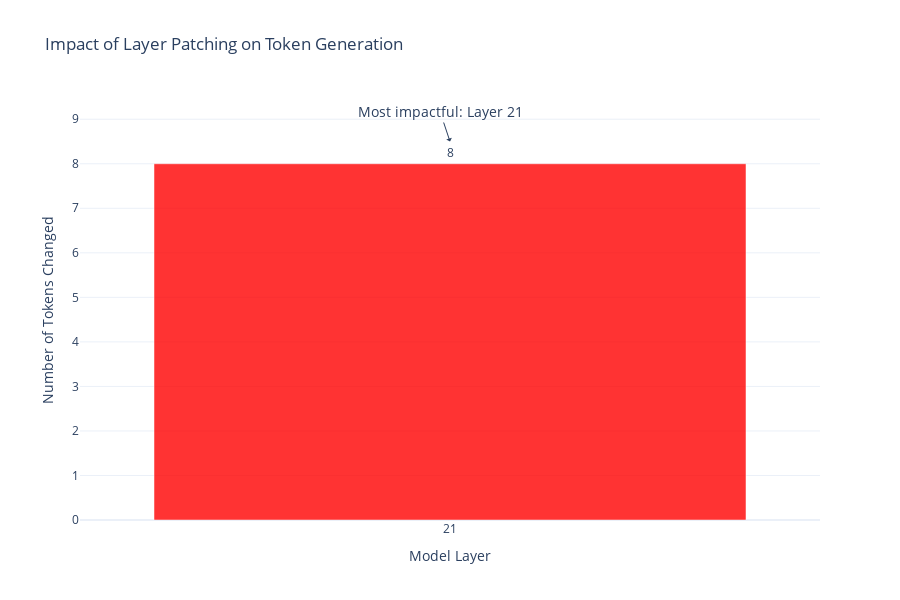
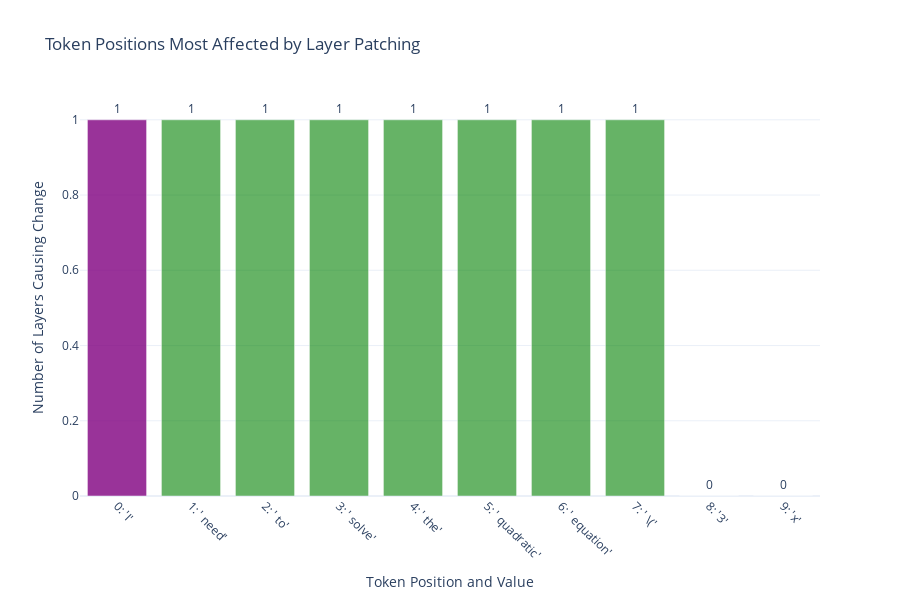
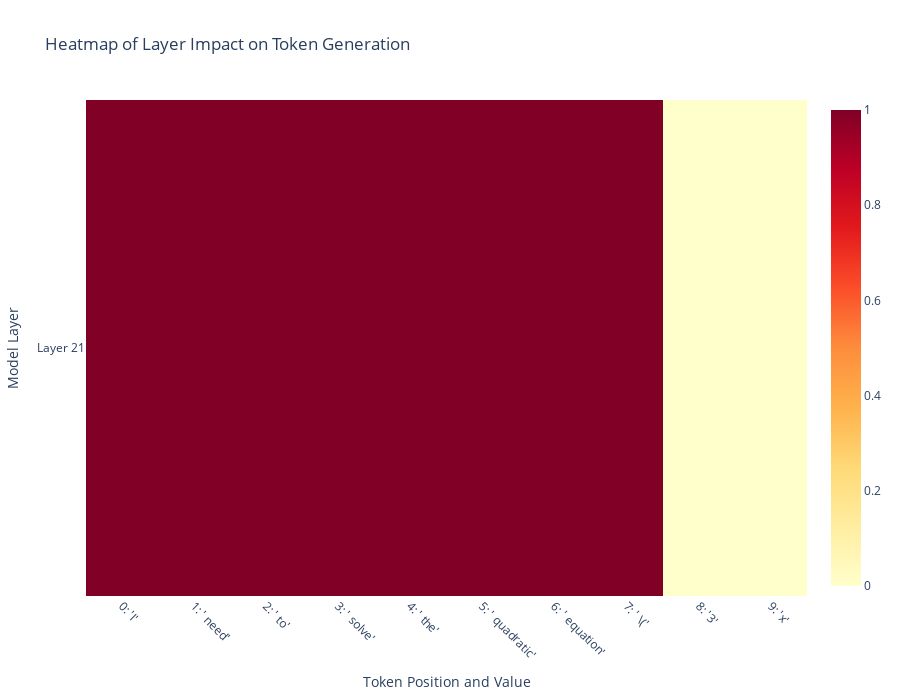

The notebook cell saved with these charts, in order:
### Code cell
def example_patching_analysis(model, tokenizer):
    """Example demonstrating how to use the generation-phase patching framework"""
    # Get appropriate device
    device = get_device()
    print(f"Using device: {device}")
    
    # Define clean and corrupted prompts
    clean_prompt = "Solve this equation: 3x^2 - 12x + 9 = 0"
    corrupted_prompt = "Solve this equation: 3x^2 - 12x + 9 = 0\n\nHint: Quadratic Formula"
    
    # Run the full analysis
    results = run_generation_phase_patching_analysis(
        model=model,
        tokenizer=tokenizer,
        clean_prompt=clean_prompt,
        corrupted_prompt=corrupted_prompt,
        layers_to_patch=[21],  # Patch every 4th layer to save time
        max_tokens_to_generate=10,  # Reduced for faster testing
        max_new_tokens=50,         # For the full generations
        device=device,
        save_visualizations="patching_results",  # Save to this directory
        generate_complete_patched=True  # Generate the complete patched output
    )
    
    return results


def visualize_generation_comparison(results, save_path=None):
    """
    Create a visual comparison of the three different generations
    (clean, corrupted, and patched)
    """
    if "patched_generation" not in results:
        print("No patched generation available for comparison.")
        return
    
    # Extract text for comparison
    clean_text = results["clean_generation"]["generated_text"]
    corrupted_text = results["corrupted_generation"]["generated_text"]
    patched_text = results["patched_generation"]["patched_generation_text"]
    patched_layer = results["patched_generation"]["layer_patched"]
    
    # Create a figure for text comparison
    plt.figure(figsize=(12, 8))
    
    # Create a simple text comparison
    comparison_text = [
        f"CLEAN OUTPUT:\n{clean_text}\n\n",
        f"CORRUPTED OUTPUT:\n{corrupted_text}\n\n",
        f"PATCHED OUTPUT (Layer {patched_layer}):\n{patched_text}"
    ]
    
    plt.text(0.05, 0.95, "".join(comparison_text), 
             fontsize=12, 
             va='top', 
             ha='left',
             wrap=True,
             bbox=dict(boxstyle='round', facecolor='#f0f0f0', alpha=0.5))
    
    plt.axis('off')
    plt.title("Comparison of Generation Outputs", fontsize=16)
    
    # Save if requested
    if save_path:
        plt.savefig(save_path, bbox_inches='tight')
    
    plt.tight_layout()
    plt.show()


if __name__ == "__main__":
    results = example_patching_analysis(model, tokenizer)
    visualize_generation_comparison(results)

### Figure 1 — Plotly figure (JSON) as saved in the notebook; plotly's stock layout.template omitted (floating-point values rounded to 4 significant figures)
{"data": [{"hovertemplate": "Layer %{x}<br>Changed %{y} tokens<extra></extra>", "marker": {"color": ["rgba(255, 0, 0, 0.8)"]}, "text": ["8"], "textposition": "outside", "type": "bar", "x": [21], "y": [8]}], "layout": {"annotations": [{"arrowhead": 1, "font": {"size": 14}, "showarrow": true, "text": "Most impactful: Layer 21", "x": 21, "y": 8.5}], "height": 600, "hoverlabel": {"bgcolor": "white", "font": {"size": 12}}, "title": {"text": "Impact of Layer Patching on Token Generation"}, "xaxis": {"tickmode": "array", "tickvals": [21], "title": {"text": "Model Layer"}}, "yaxis": {"title": {"text": "Number of Tokens Changed"}}}}

### Figure 2 — Plotly figure (JSON) as saved in the notebook; plotly's stock layout.template omitted (floating-point values rounded to 4 significant figures)
{"data": [{"hovertemplate": "%{hovertext}<br>Changed by %{y} layers<extra></extra>", "hovertext": ["Position: 0<br>Token: 'I'<br>Context:  equation: 3x^2 - 12x + 9 = 0<｜Assistant｜><think>\n...", "Position: 1<br>Token: ' need'<br>Context: equation: 3x^2 - 12x + 9 = 0<｜Assistant｜><think>\nI...", "Position: 2<br>Token: ' to'<br>Context: ion: 3x^2 - 12x + 9 = 0<｜Assistant｜><think>\nI need...", "Position: 3<br>Token: ' solve'<br>Context: : 3x^2 - 12x + 9 = 0<｜Assistant｜><think>\nI need to...", "Position: 4<br>Token: ' the'<br>Context:  - 12x + 9 = 0<｜Assistant｜><think>\nI need to solve...", "Position: 5<br>Token: ' quadratic'<br>Context: 2x + 9 = 0<｜Assistant｜><think>\nI need to solve the...", "Position: 6<br>Token: ' equation'<br>Context: <｜Assistant｜><think>\nI need to solve the quadratic...", "Position: 7<br>Token: ' \\('<br>Context: nt｜><think>\nI need to solve the quadratic equation...", "Position: 8<br>Token: '3'<br>Context: ><think>\nI need to solve the quadratic equation \\(...", "Position: 9<br>Token: 'x'<br>Context: <think>\nI need to solve the quadratic equation \\(3..."], "marker": {"color": ["rgba(128, 0, 128, 0.8)", "rgba(0, 128, 0, 0.6)", "rgba(0, 128, 0, 0.6)", "rgba(0, 128, 0, 0.6)", "rgba(0, 128, 0, 0.6)", "rgba(0, 128, 0, 0.6)", "rgba(0, 128, 0, 0.6)", "rgba(0, 128, 0, 0.6)", "rgba(0, 128, 0, 0.6)", "rgba(0, 128, 0, 0.6)"]}, "text": ["1", "1", "1", "1", "1", "1", "1", "1", "0", "0"], "textposition": "outside", "type": "bar", "x": ["0: 'I'", "1: ' need'", "2: ' to'", "3: ' solve'", "4: ' the'", "5: ' quadratic'", "6: ' equation'", "7: ' \\('", "8: '3'", "9: 'x'"], "y": [1, 1, 1, 1, 1, 1, 1, 1, 0, 0]}], "layout": {"height": 600, "hoverlabel": {"bgcolor": "white", "font": {"size": 12}}, "title": {"text": "Token Positions Most Affected by Layer Patching"}, "xaxis": {"tickangle": 45, "title": {"text": "Token Position and Value"}}, "yaxis": {"title": {"text": "Number of Layers Causing Change"}}}}

### Figure 3 — Plotly figure (JSON) as saved in the notebook; plotly's stock layout.template omitted (floating-point values rounded to 4 significant figures)
{"data": [{"colorscale": [[0, "rgb(255,255,204)"], [0.125, "rgb(255,237,160)"], [0.25, "rgb(254,217,118)"], [0.375, "rgb(254,178,76)"], [0.5, "rgb(253,141,60)"], [0.625, "rgb(252,78,42)"], [0.75, "rgb(227,26,28)"], [0.875, "rgb(189,0,38)"], [1, "rgb(128,0,38)"]], "customdata": [["Position: 0<br>Token: 'I'<br>Context: ... equation: 3x^2 - 12x + 9 = 0<｜Assistant｜><think>\n", "Position: 1<br>Token: ' need'<br>Context: ...equation: 3x^2 - 12x + 9 = 0<｜Assistant｜><think>\nI", "Position: 2<br>Token: ' to'<br>Context: ...ion: 3x^2 - 12x + 9 = 0<｜Assistant｜><think>\nI need", "Position: 3<br>Token: ' solve'<br>Context: ...: 3x^2 - 12x + 9 = 0<｜Assistant｜><think>\nI need to", "Position: 4<br>Token: ' the'<br>Context: ... - 12x + 9 = 0<｜Assistant｜><think>\nI need to solve", "Position: 5<br>Token: ' quadratic'<br>Context: ...2x + 9 = 0<｜Assistant｜><think>\nI need to solve the", "Position: 6<br>Token: ' equation'<br>Context: ...<｜Assistant｜><think>\nI need to solve the quadratic", "Position: 7<br>Token: ' \\('<br>Context: ...nt｜><think>\nI need to solve the quadratic equation", "Position: 8<br>Token: '3'<br>Context: ...><think>\nI need to solve the quadratic equation \\(", "Position: 9<br>Token: 'x'<br>Context: ...<think>\nI need to solve the quadratic equation \\(3"]], "hoverongaps": false, "hovertemplate": "%{y}<br>%{customdata}<extra></extra>", "showscale": true, "type": "heatmap", "x": ["0: 'I'", "1: ' need'", "2: ' to'", "3: ' solve'", "4: ' the'", "5: ' quadratic'", "6: ' equation'", "7: ' \\('", "8: '3'", "9: 'x'"], "y": ["Layer 21"], "z": [[1, 1, 1, 1, 1, 1, 1, 1, 0, 0]]}], "layout": {"height": 700, "hoverlabel": {"bgcolor": "white", "font": {"size": 12}}, "title": {"text": "Heatmap of Layer Impact on Token Generation"}, "width": 900, "xaxis": {"showgrid": false, "tickangle": 45, "title": {"text": "Token Position and Value"}}, "yaxis": {"showgrid": false, "title": {"text": "Model Layer"}}}}
